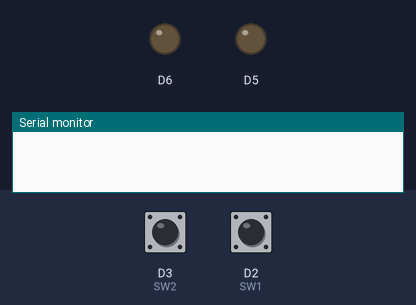
Bench run of a sketch on a simulated ESP8266 (Wemos D1 mini). Parts: output pins drawn as LEDs (lit = HIGH), the last lines printed to the serial monitor. Dashed ring = blinking. The inputs (shaded band) are chosen by the test bench; at power-on: D3 (SW2) HIGH, D2 (SW1) HIGH.

Above: at 1.2 s.
1.3 s: D3 (SW2) pulled LOW for 0.15 s
At 2.4 s:
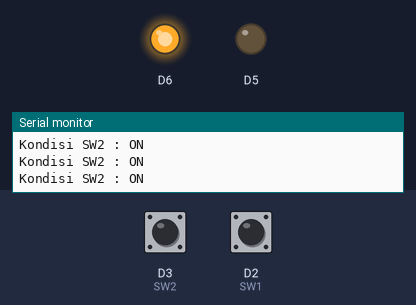
2.9 s: D2 (SW1) pulled LOW for 0.15 s
At 3.6 s:
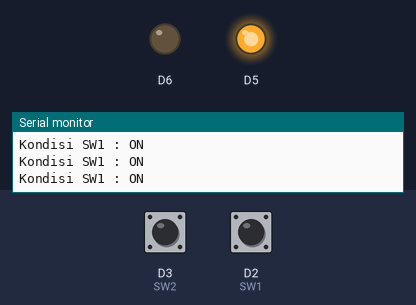
4.5 s: D3 (SW2) pulled LOW for 1 s
At 4.9 s:
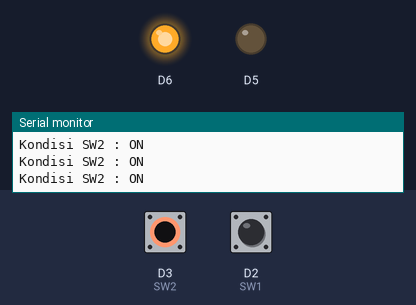
7.0 s: D2 (SW1) pulled LOW for 1 s
At 8.0 s:
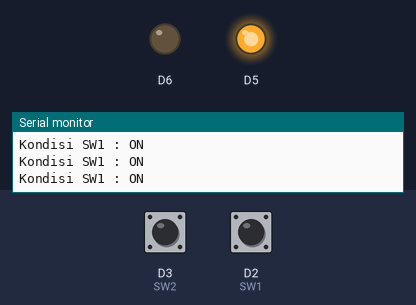
9.5 s: D3 (SW2) driven LOW and D2 (SW1) driven LOW
At 10.5 s:
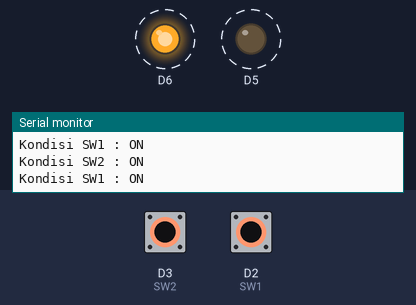
11.0 s: D2 (SW1) driven HIGH
At 11.4 s:
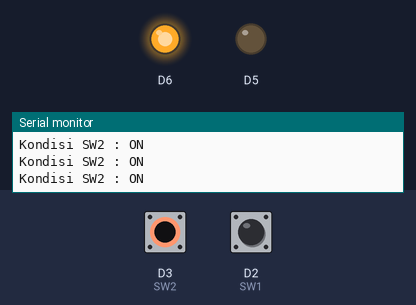
Timing chart, 0 to 14.0 s (numbered marks = the images above; inputs shaded):
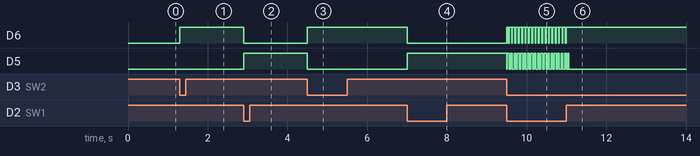

The sketch:

integrasi_switch.ino
```cpp
//Kode program untuk Wemos D1 R1

#define SW1 D2
#define SW2 D3
#define ledMerah D12
#define ledBiru D13
void setup() {
  Serial.begin(9600);
  pinMode(SW1, INPUT_PULLUP);
  pinMode(SW2, INPUT_PULLUP);
  pinMode (ledMerah, OUTPUT);
  pinMode (ledBiru, OUTPUT);
}

void loop() {
  if(digitalRead(SW1) == LOW){
    Serial.println("Kondisi SW1 : ON   ");
    digitalWrite(ledBiru, HIGH);
    digitalWrite(ledMerah, LOW);
  }

  if(digitalRead(SW2) == LOW){
    Serial.println("Kondisi SW2 : ON  ");
    digitalWrite(ledBiru, LOW);
    digitalWrite(ledMerah, HIGH);
  }

  if(digitalRead(SW1) == LOW && digitalRead(SW2) == LOW){
    Serial.println("Kondisi SW1 : ON  ");
    Serial.println("Kondisi SW2 : ON  ");
    digitalWrite(ledBiru, HIGH);
    digitalWrite(ledMerah, HIGH);
  }
}
```

Measured:
- after the input at 1.3 s, D6: LOW → HIGH at once
- after the input at 2.9 s, D6: HIGH → LOW at once; D5: LOW → HIGH at once
- after the input at 4.5 s, D6: LOW → HIGH at once; D5: HIGH → LOW at once
- after the input at 7.0 s, D6: HIGH → LOW at once; D5: LOW → HIGH at once
- after the input at 9.5 s, D6: alternates HIGH for 0.06 s and LOW for 0.02 s, starting at once; D5: alternates HIGH for 0.04 s and LOW for 0.04 s, starting at once
- after the input at 11.0 s, D6: stops changing and stays HIGH; D5: goes on until 11.1 s, then stays LOW
